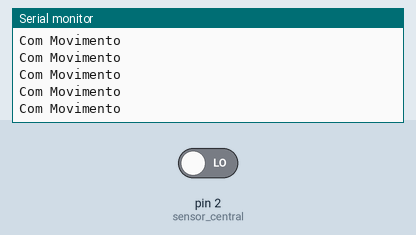
Bench run of a sketch on a simulated Arduino Uno, built with avr-gcc and run on an emulated ATmega328P. Parts: the last lines printed to the serial monitor. The inputs (shaded band) are chosen by the test bench; at power-on: pin 2 (sensor_central) LOW.

Above: at 1.2 s.
1.3 s: pin 2 (sensor_central) driven HIGH
At 2.3 s:
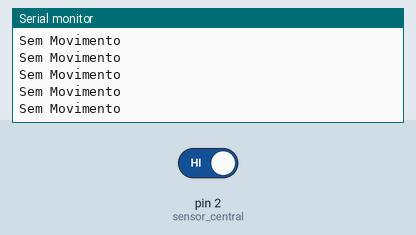
3.2 s: pin 2 (sensor_central) driven LOW
At 3.7 s:
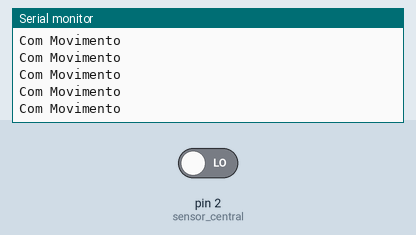
6.2 s: pin 2 (sensor_central) driven HIGH
At 7.3 s:
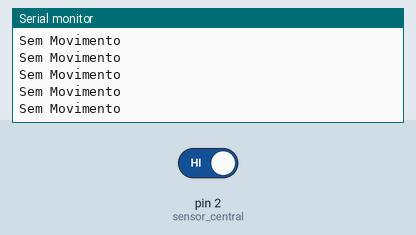
9.2 s: pin 2 (sensor_central) driven LOW
At 9.9 s:
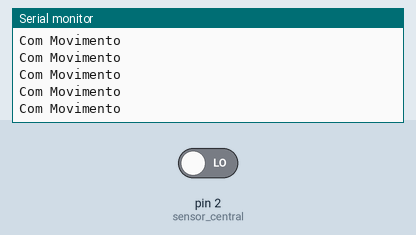
12.2 s: pin 2 (sensor_central) driven HIGH
At 12.9 s:
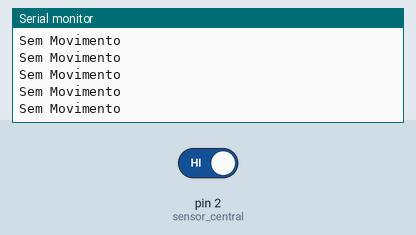

The sketch:

sensorCentral_angelo.ino
```cpp
#define sensor_central 2

void setup() {
  Serial.begin(9600);
  pinMode(sensor_central, INPUT);
}

void loop() {
  int valor = digitalRead(sensor_central);
  if(valor == 1){
    Serial.println("Sem Movimento");
  }
  if(valor == 0){
    Serial.println("Com Movimento");
  }
}
```

Measured:
- after the input at 1.3 s, the serial monitor: prints a new line after 0.07 s (image 1)
